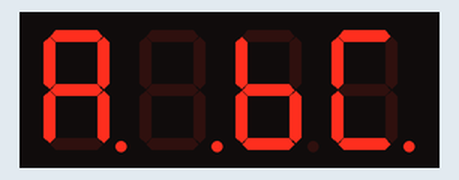
The sketch below on a simulated Arduino Uno, built with avr-gcc and run on an emulated ATmega328P. Parts: 4-digit seven-segment display.

Above: at 0.1 s.
At 1.1 s:
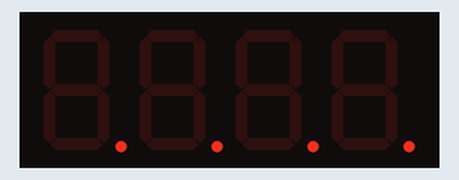
At 2.1 s:
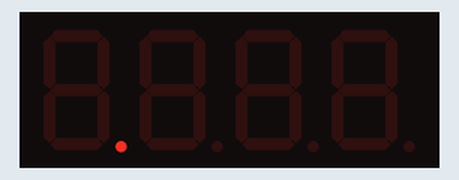
At 4.1 s:
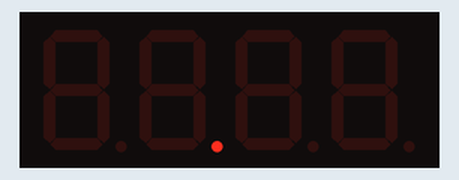
At 6.1 s:
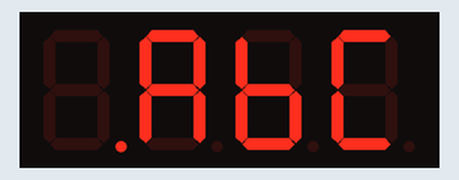
At 10.1 s:
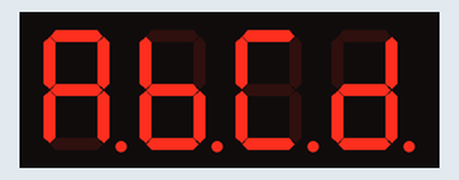

The sketch:

using_drivers.ino
```cpp
#include <SevSeg.h>

SevSeg sevseg;
#define MAX_NUMBER_STRINGS 12
#define MAX_STRING_SIZE 8
char testStrings[MAX_NUMBER_STRINGS][MAX_STRING_SIZE];

#define PATTERN_CHANGE_TIME 1000
unsigned long timer = millis() - PATTERN_CHANGE_TIME;
byte testStringsPos = 0;

void setup() {
  byte numDigits = 4;
  byte digitPins[] = {12,9,8,6};
  byte segmentPins[] = {11,7,4,2,1,10,5,3};
  bool resistorsOnSegments = false; // 'false' means resistors are on digit pins
  byte hardwareConfig = COMMON_CATHODE; // See README.md for options
  bool updateWithDelays = false; // Default 'false' is Recommended
  bool leadingZeros = false; // Use 'true' if you'd like to keep the leading zeros
  bool disableDecPoint = false; // Use 'true' if your decimal point doesn't exist or isn't connected. Then, you only need to specify 7 segmentPins[]

    sevseg.begin(hardwareConfig, numDigits, digitPins, segmentPins, resistorsOnSegments,
    updateWithDelays, leadingZeros, disableDecPoint);
    sevseg.setBrightness(50);
  // Adds set of test strings with periods in various places
  strcpy(testStrings[0], "A..BC.");
  strcpy(testStrings[1], "....");
  strcpy(testStrings[2], ".   ");
  strcpy(testStrings[3], " .  ");
  strcpy(testStrings[4], "  . ");
  strcpy(testStrings[5], "   .");
  strcpy(testStrings[6], ".ABC");
  strcpy(testStrings[7], "A.BCD");
  strcpy(testStrings[8], "A.B.CD");
  strcpy(testStrings[9], "A.B.C.D");
  strcpy(testStrings[10], "A.B.C.D.");
  strcpy(testStrings[11], ". . . .");
}

void loop() {

  // Cycle to the next string every one second
  if (millis() > (timer + PATTERN_CHANGE_TIME)) {
    sevseg.setChars(testStrings[testStringsPos]);
    testStringsPos++;
    if (testStringsPos >= MAX_NUMBER_STRINGS) testStringsPos = 0;
    timer = millis();
  }

  sevseg.refreshDisplay(); // Must run repeatedly
}
```

Measured:
- by itself, everything shown: repeats every 12.0 s, in 11 steps
- what the display in image 0 shows lasts 1.0 s, from 0.0 s to 1.0 s
- what the display in image 2 shows lasts 2.0 s, from 2.0 s to 4.0 s
